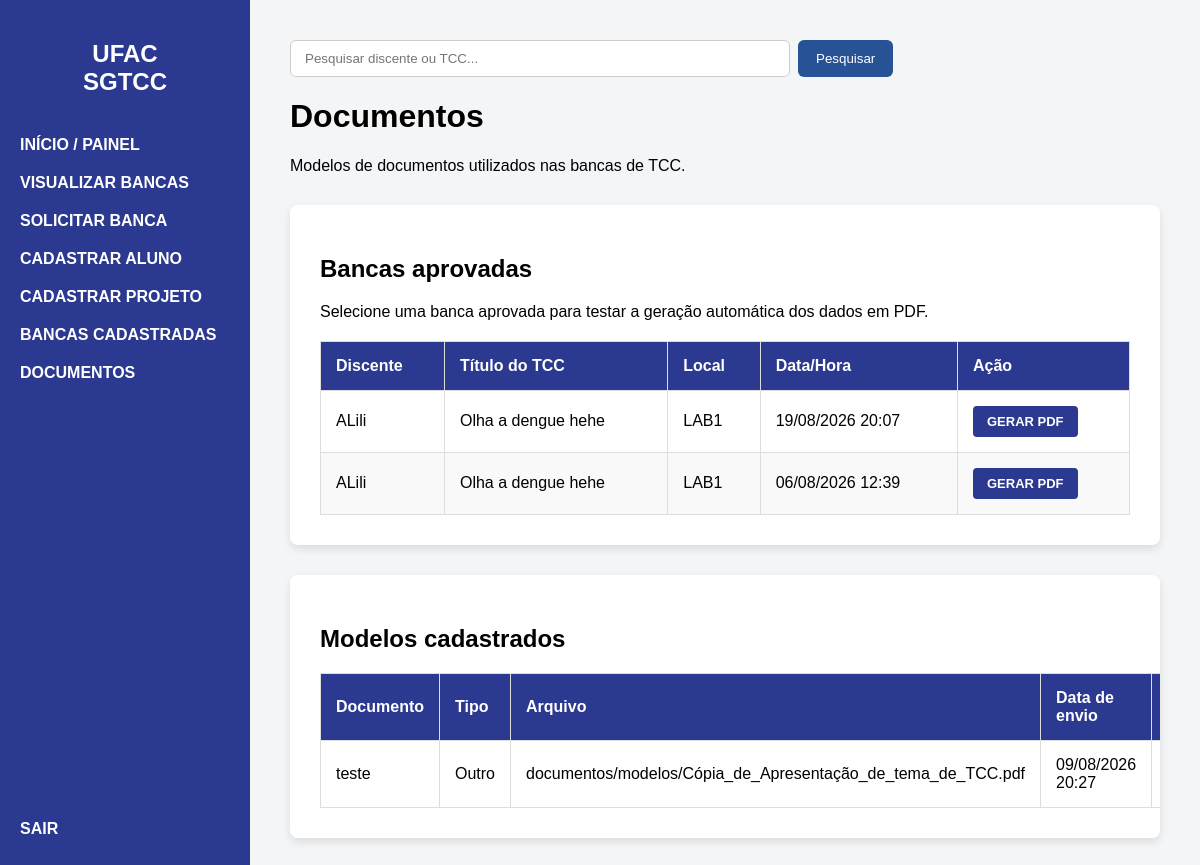
The page /documentos/ (signed in) on the database as committed earlier.
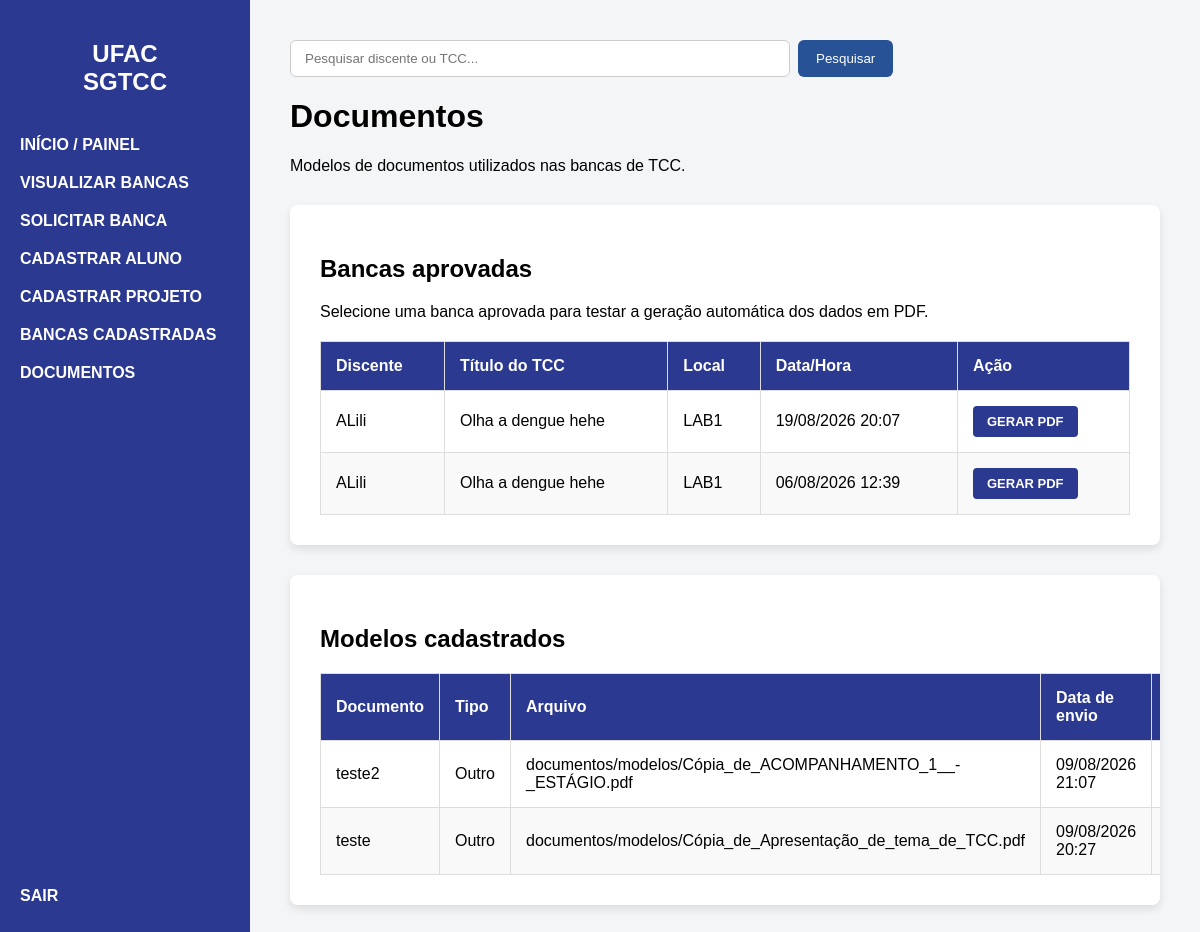
The same page on the database as committed later.
### bancasapp/models.py (models this page shows, shortened)
class SolicitacaoAgendamento(models.Model):
    STATUS_SOLICITACAO = (
        ('EM_ANÁLISE', 'Em Análise'),
        ('APROVADA', 'Aprovada'),
        ('RECUSADA', 'Recusada'),
    )
    usuario_solicitante = models.ForeignKey(pUsuario, on_delete=models.CASCADE)
    projeto_tcc = models.ForeignKey(ProjetoTCC, on_delete=models.CASCADE)
    espaco = models.ForeignKey(EspacoFisico, on_delete=models.CASCADE)
    opcao_data_inicio = models.DateTimeField()
    opcao_data_fim = models.DateTimeField()
    status = models.CharField(max_length=15, choices=STATUS_SOLICITACAO, default='EM_ANÁLISE')

class ProjetoTCC(models.Model):
    STATUS_TIPO = (
        ('EM_ANÁLISE', 'Em Análise'),
        ('APROVADO', 'Aprovado'),
        ('RECUSADA', 'Recusada'),
    )
    titulo = models.CharField(max_length=255)
    resumo = models.TextField()
    semestre_letivo = models.CharField(max_length=6)
    discente = models.ForeignKey(Discente, on_delete=models.CASCADE)
    status = models.CharField(max_length=15, choices=STATUS_TIPO, default='EM_ANÁLISE')

class Discente(models.Model):
    nome = models.CharField(max_length=255)
    matricula = models.CharField(max_length=11, unique=True)

class EspacoFisico(models.Model):
    nome = models.CharField(max_length=255)

class ModeloDocumento(models.Model):
    TIPOS_DOCUMENTO = (
        ('ATA_DEFESA', 'Ata de Defesa'),
        ('FICHA_AVALIACAO', 'Ficha de Avaliação'),
        ('OUTRO', 'Outro'),
    )
    nome = models.CharField(max_length=150)
    tipo = models.CharField(
        max_length=30,
        choices=TIPOS_DOCUMENTO
    )
    arquivo = models.FileField(
        upload_to='documentos/modelos/',
        validators=[
            FileExtensionValidator(
                allowed_extensions=['pdf', 'doc', 'docx', 'odt']
            )
        ]
    )
    enviado_por = models.ForeignKey(
        User,
        on_delete=models.SET_NULL,
        null=True,
        blank=True
    )
    data_upload = models.DateTimeField(auto_now_add=True)

### bancasapp/views.py (the view)
# urls.py: path('documentos/', views.documentos, name='documentos'),
@login_required(login_url='login')
def documentos(request):
    eh_coordenacao = (
        request.user.is_superuser or
        pUsuario.objects.filter(
            usuario=request.user,
            perfil='COORDENACAO'
        ).exists()
    )
    if request.method == 'POST':
        if not eh_coordenacao:
            messages.error(
                request,
                'Apenas a coordenação pode enviar documentos.'
            )
            return redirect('documentos')
        form = ModeloDocumentoForm(
            request.POST,
            request.FILES
        )
        if form.is_valid():
            modelo = form.save(commit=False)
            modelo.enviado_por = request.user
            modelo.save()
            messages.success(
                request,
                'Modelo de documento enviado com sucesso.'
            )
            return redirect('documentos')
    else:
        form = ModeloDocumentoForm()
    modelos = ModeloDocumento.objects.all().order_by('-data_upload')
    solicitacoes_aprovadas = SolicitacaoAgendamento.objects.select_related(
        'projeto_tcc',
        'projeto_tcc__discente',
        'espaco',
        'usuario_solicitante',
        'usuario_solicitante__usuario'
    ).filter(
        status='APROVADA'
    ).order_by('-opcao_data_inicio')
    contexto = {
        'form': form,
        'modelos': modelos,
        'eh_coordenacao': eh_coordenacao,
        'solicitacoes_aprovadas': solicitacoes_aprovadas,
    }
    return render(
        request,
        'documentos.html',
        contexto
    )

### bancasapp/forms.py
class ModeloDocumentoForm(forms.ModelForm):
    class Meta:
        model = ModeloDocumento
        fields = [
            'nome',
            'tipo',
            'arquivo',
        ]
        widgets = {
            'nome': forms.TextInput(attrs={
                'class': 'form-input',
                'placeholder': 'Ex: Modelo de Ata de Defesa'
            }),
            'tipo': forms.Select(attrs={
                'class': 'form-input'
            }),
            'arquivo': forms.FileInput(attrs={
                'class': 'form-input'
            }),
        }
        labels = {
            'nome': 'Nome do documento',
            'tipo': 'Tipo do documento',
            'arquivo': 'Arquivo',
        }

### templates/documentos.html (shortened to what this page needs)
{% extends 'base.html' %}
{% block content %}
<div class="dashboard-header">
    <h1>Documentos</h1>
    <p>
        Modelos de documentos utilizados nas bancas de TCC.
    </p>
</div>
<div class="table-container" style="margin-top: 30px;">
    <h2>Bancas aprovadas</h2>
    <p>
        Selecione uma banca aprovada para testar
        a geração automática dos dados em PDF.
    </p>
    {% if solicitacoes_aprovadas %}
        <table>
            <thead>
                <tr>
                    <th>Discente</th>
                    <th>Título do TCC</th>
                    <th>Local</th>
                    <th>Data/Hora</th>
                    <th>Ação</th>
                </tr>
            </thead>
            <tbody>
                {% for solicitacao in solicitacoes_aprovadas %}
                    <tr>
                        <td>
                            {{ solicitacao.projeto_tcc.discente.nome }}
                        </td>
                        <td>
                            {{ solicitacao.projeto_tcc.titulo }}
                        </td>
                        <td>
                            {{ solicitacao.espaco.nome }}
                        </td>
                        <td>
                            {{ solicitacao.opcao_data_inicio|date:"d/m/Y H:i" }}
                        </td>
                        <td>
                            <a
                                href="{% url 'gerar_pdf_banca' solicitacao.id %}"
                                class="btn-download"
                            >
                                GERAR PDF
                            </a>
                        </td>
                    </tr>
                {% endfor %}
            </tbody>
        </table>
    {% else %}
        <p>
            Nenhuma banca aprovada disponível.
        </p>
    {% endif %}
</div>
<div class="table-container" style="margin-top: 30px;">
    <h2>Modelos cadastrados</h2>
    {% if modelos %}
        <table>
            <thead>
                <tr>
                    <th>Documento</th>
                    <th>Tipo</th>
                    <th>Arquivo</th>
                    <th>Data de envio</th>
                    <th>Ação</th>
                </tr>
            </thead>
            <tbody>
                {% for modelo in modelos %}
                    <tr>
                        <td>
                            {{ modelo.nome }}
                        </td>
                        <td>
                            {{ modelo.get_tipo_display }}
                        </td>
                        <td>
                            {{ modelo.arquivo.name }}
                        </td>
                        <td>
                            {{ modelo.data_upload|date:"d/m/Y H:i" }}
                        </td>
                        <td>
                        </td>
                    </tr>
                {% endfor %}
            </tbody>
        </table>
    {% else %}
        <p>
            Nenhum modelo de documento foi cadastrado.
        </p>
    {% endif %}
</div>
{% endblock %}

### templates/base.html (shortened to what this page needs)
{% load static %}
<!DOCTYPE html>
<html lang="pt-br">
<head>
    <link rel="stylesheet" href="{% static 'css/style.css' %}">
</head>
<body>
    <div class="sidebar">
        <h2>UFAC<br>SGTCC</h2>
        <a href="{% url 'dashboard' %}">INÍCIO / PAINEL</a>
        <a href="{% url 'visualizar_bancas' %}">VISUALIZAR BANCAS</a>
        <a href="{% url 'solicitar_banca' %}">SOLICITAR BANCA</a>
        <a href="{% url 'cadastrar_aluno' %}">CADASTRAR ALUNO</a>
        <a href="{% url 'cadastrar_projeto' %}">CADASTRAR PROJETO</a>
        <a href="{% url 'meus_tccs' %}">BANCAS CADASTRADAS</a>
        <a href="{% url 'documentos' %}">DOCUMENTOS</a>
        <div class="footer-menu">
            <a href="#">SAIR</a>
        </div>
    </div>
    <div class="content">
            <form action="{% url 'pesquisar' %}" method="GET" class="barra-pesquisa">
                <input
                    type="text"
                    name="q"
                    placeholder="Pesquisar discente ou TCC..."
                    value="{{ request.GET.q }}"
                >
                <button type="submit">Pesquisar</button>
            </form>
        {% block content %}
        {% endblock %}
    </div>
</body>
</html>

### static/css/style.css (style rules this page uses)
body { margin: 0; font-family: Arial, sans-serif; display: flex; height: 100vh; background-color: #f4f5f7; }
.sidebar { width: 250px; background-color: #2b3990; color: white; padding: 20px; display: flex; flex-direction: column; }
.sidebar h2 { text-align: center; margin-bottom: 40px; }
.sidebar a { color: white; text-decoration: none; display: block; margin-bottom: 20px; font-weight: bold; }
.footer-menu { margin-top: auto; }
.content { flex-grow: 1; padding: 40px; overflow-y: auto; }
.table-container { background-color: white; padding: 30px; border-radius: 8px; box-shadow: 0 4px 8px rgba(0, 0, 0, 0.1); }
table { width: 100%; border-collapse: collapse; margin-top: 20px; }
table th, table td { border: 1px solid #ddd; padding: 15px; text-align: left; }
table th { background-color: #2b3990; color: white; }
table tr:nth-child(even) { background-color: #f9f9f9; }
.barra-pesquisa { display: flex; gap: 8px; margin-bottom: 20px; }
.barra-pesquisa input { width: 100%; max-width: 500px; padding: 10px 14px; border: 1px solid #ccc; border-radius: 6px; outline: none; }
.barra-pesquisa button { padding: 10px 18px; border: none; border-radius: 6px; background: #285296; color: white; cursor: pointer; }
.btn-download { display: inline-block; background-color: #2b3990; color: white; padding: 8px 14px; border-radius: 4px; text-decoration: none; font-size: 13px; font-weight: bold; }
* { box-sizing: border-box; }
body { min-height: 100vh; height: auto; }
.sidebar { flex-shrink: 0; }
.content { min-width: 0; }
.table-container, .tabela-container { width: 100%; overflow-x: auto; }

Rows that differ between the two databases and show on the page:
added ModeloDocumento: nome "teste2", tipo "Outro", arquivo.name "documentos/modelos/Cópia_de_ACOMPANHAMENTO_1__-_ESTÁGIO.pdf", data_upload "09/08/2026 21:07"
